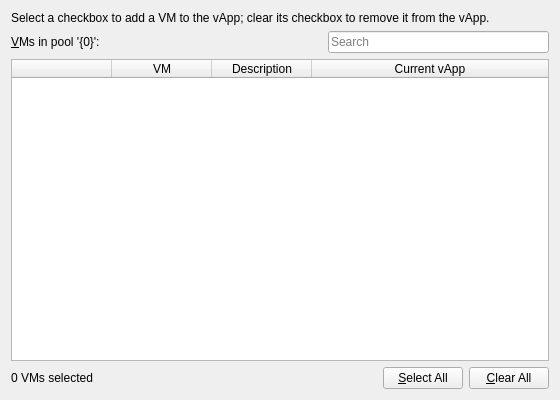
<?xml version="1.0" encoding="UTF-8"?>
<ui version="4.0">
 <class>VMApplianceVMsPage</class>
 <widget class="QWidget" name="VMApplianceVMsPage">
  <property name="geometry">
   <rect>
    <x>0</x>
    <y>0</y>
    <width>560</width>
    <height>400</height>
   </rect>
  </property>
  <layout class="QVBoxLayout" name="verticalLayout">
   <item>
    <widget class="QLabel" name="labelRubric">
     <property name="text">
      <string>Select a checkbox to add a VM to the vApp; clear its checkbox to remove it from the vApp.</string>
     </property>
     <property name="wordWrap">
      <bool>true</bool>
     </property>
    </widget>
   </item>
   <item>
    <layout class="QHBoxLayout" name="topLayout">
     <item>
      <widget class="QLabel" name="labelVMsIn">
       <property name="text">
        <string>&amp;VMs in pool '{0}':</string>
       </property>
       <property name="buddy">
        <cstring>tableVMs</cstring>
       </property>
      </widget>
     </item>
     <item>
      <spacer name="topSpacer">
       <property name="orientation">
        <enum>Qt::Horizontal</enum>
       </property>
       <property name="sizeHint" stdset="0">
        <size>
         <width>20</width>
         <height>10</height>
        </size>
       </property>
      </spacer>
     </item>
     <item>
      <widget class="QLineEdit" name="searchBox">
       <property name="placeholderText">
        <string>Search</string>
       </property>
       <property name="clearButtonEnabled">
        <bool>true</bool>
       </property>
      </widget>
     </item>
    </layout>
   </item>
   <item>
    <widget class="QTableWidget" name="tableVMs">
     <property name="editTriggers">
      <set>QAbstractItemView::NoEditTriggers</set>
     </property>
     <property name="selectionMode">
      <enum>QAbstractItemView::NoSelection</enum>
     </property>
     <property name="sortingEnabled">
      <bool>true</bool>
     </property>
     <attribute name="verticalHeaderVisible">
      <bool>false</bool>
     </attribute>
     <attribute name="horizontalHeaderStretchLastSection">
      <bool>true</bool>
     </attribute>
     <column>
      <property name="text">
       <string/>
      </property>
     </column>
     <column>
      <property name="text">
       <string>VM</string>
      </property>
     </column>
     <column>
      <property name="text">
       <string>Description</string>
      </property>
     </column>
     <column>
      <property name="text">
       <string>Current vApp</string>
      </property>
     </column>
    </widget>
   </item>
   <item>
    <layout class="QHBoxLayout" name="bottomLayout">
     <item>
      <widget class="QLabel" name="labelCounter">
       <property name="text">
        <string>0 VMs selected</string>
       </property>
      </widget>
     </item>
     <item>
      <spacer name="bottomSpacer">
       <property name="orientation">
        <enum>Qt::Horizontal</enum>
       </property>
       <property name="sizeHint" stdset="0">
        <size>
         <width>20</width>
         <height>10</height>
        </size>
       </property>
      </spacer>
     </item>
     <item>
      <widget class="QPushButton" name="buttonSelectAll">
       <property name="text">
        <string>&amp;Select All</string>
       </property>
      </widget>
     </item>
     <item>
      <widget class="QPushButton" name="buttonClearAll">
       <property name="text">
        <string>&amp;Clear All</string>
       </property>
      </widget>
     </item>
    </layout>
   </item>
  </layout>
 </widget>
 <resources/>
 <connections/>
</ui>
